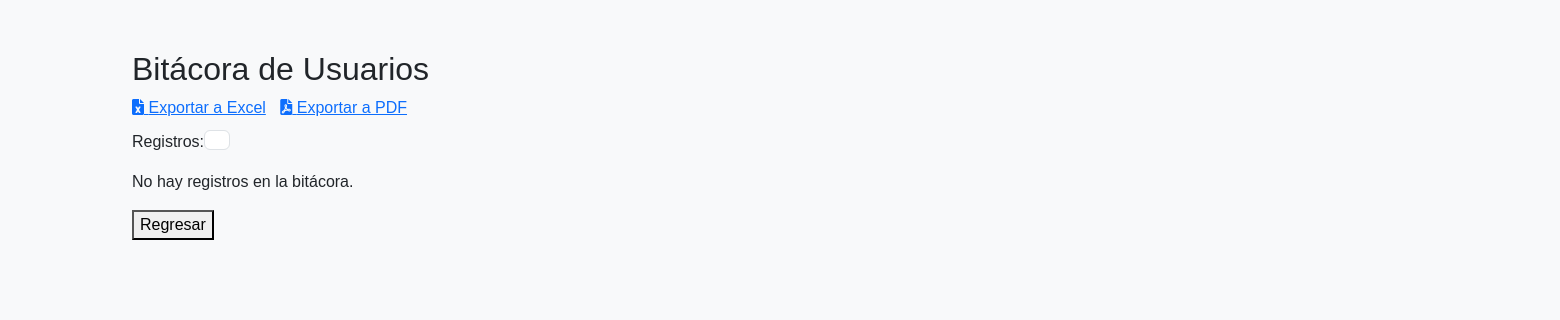
/bitacora.php (signed in), run on an earlier commit of the app's database.
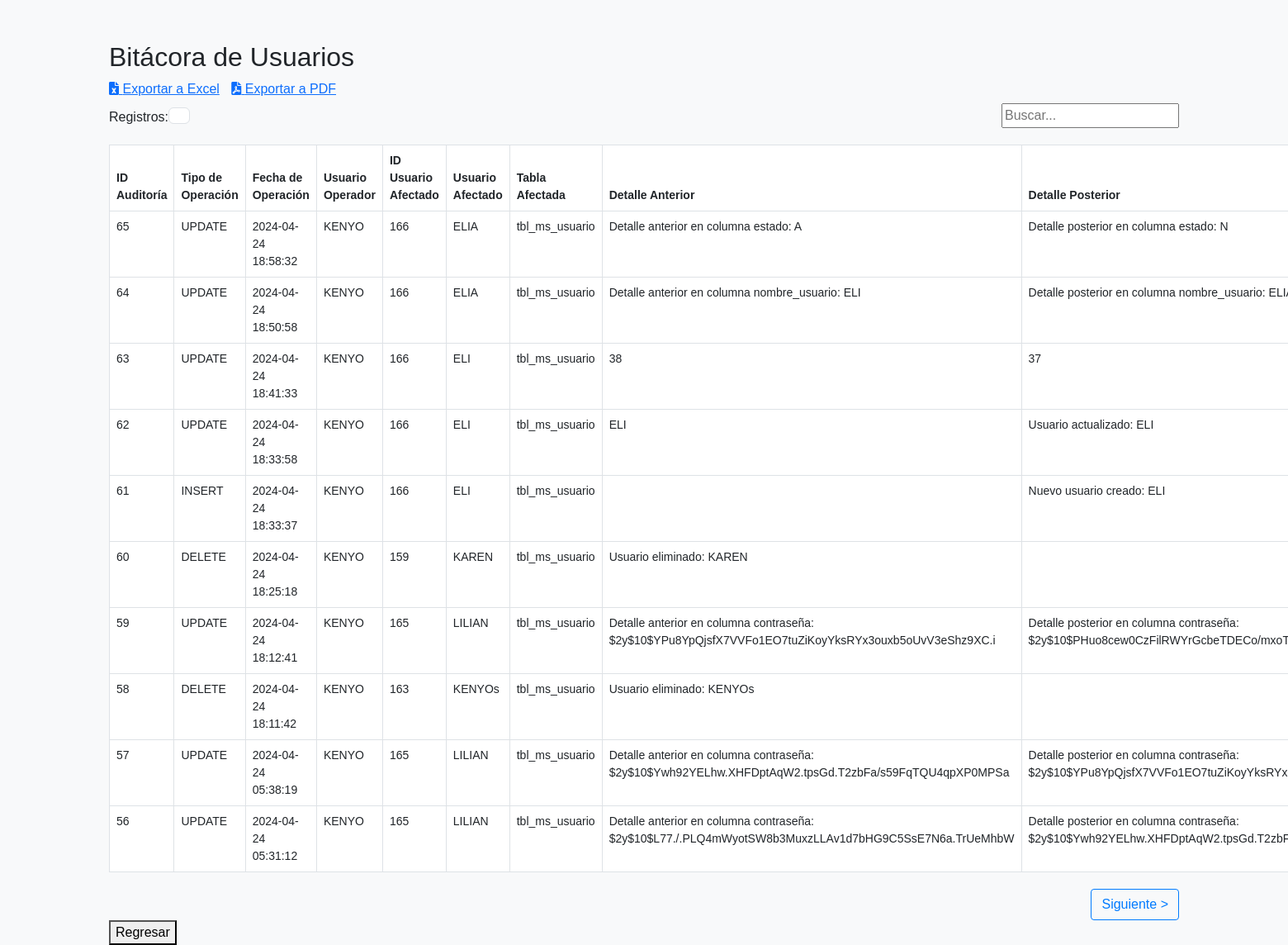
And on a later commit of the database.
### tables this page shows
CREATE TABLE `auditoria_tbl_ms_usuario` (
  `id_auditoria` int(11) NOT NULL AUTO_INCREMENT,
  `tipo_operacion` varchar(20) DEFAULT NULL,
  `fecha_operacion` timestamp NULL DEFAULT current_timestamp(),
  `id_usuario_operacion` int(11) DEFAULT NULL,
  `nombre_usuario_afectado` varchar(100) NOT NULL,
  `nombre_usuario_operacion` varchar(100) DEFAULT NULL,
  `tabla_afectada` varchar(100) NOT NULL,
  `id_usuario_afectado` int(11) DEFAULT NULL,
  `detalle_anterior` text DEFAULT NULL,
  `detalle_posterior` text DEFAULT NULL,
  PRIMARY KEY (`id_auditoria`)
);

### bitacora.php (the view, shortened to what this page needs)
<?php
require_once('conexion/conexion.php');
if(isset($_SESSION['nombre_usuario']) && !empty($_SESSION['nombre_usuario'])) {
    $nombre_usuario_php = $_SESSION['nombre_usuario'];
    $resultsPerPage = isset($_GET['resultsPerPage']) ? $_GET['resultsPerPage'] : 10;
    $page = isset($_GET['page']) ? $_GET['page'] : 1;
    $startIndex = ($page - 1) * $resultsPerPage;
    $sqlBitacora = "SELECT *, (SELECT nombre_usuario FROM tbl_ms_usuario WHERE id_usuario = auditoria_tbl_ms_usuario.id_usuario_operacion) AS nombre_usuario_operacion FROM auditoria_tbl_ms_usuario ORDER BY fecha_operacion DESC LIMIT $startIndex, $resultsPerPage";
    $resultBitacora = $conn->query($sqlBitacora);
    $sqlTotalRecords = "SELECT COUNT(*) as total FROM auditoria_tbl_ms_usuario";
    $resultTotalRecords = $conn->query($sqlTotalRecords);
    $rowTotalRecords = $resultTotalRecords->fetch_assoc();
    $totalRecords = $rowTotalRecords['total'];
    $totalPages = ceil($totalRecords / $resultsPerPage);
} else {
    header("Location: login.php");
    exit();
}
?>
<!DOCTYPE html>
<html lang="es">
<head>
    <link rel="stylesheet" href="https://cdn.jsdelivr.net/npm/bootstrap@5.3.0/dist/css/bootstrap.min.css">
    <link rel="stylesheet" href="https://cdnjs.cloudflare.com/ajax/libs/font-awesome/6.0.0-beta3/css/all.min.css">
</head>
<body>
<div class="container">
    <h2>Bitácora de Usuarios</h2>
    <div class="export-icons">
        <a href="export_excel.php"><i class="fas fa-file-excel"></i> Exportar a Excel</a>
        <a href="export_pdf.php"><i class="fas fa-file-pdf"></i> Exportar a PDF</a>
    </div>
    <div class="select-container">
        <label for="resultsPerPage">Registros:</label>
        <select class="form-control" id="resultsPerPage" name="resultsPerPage" onchange="changeResultsPerPage()">
            <option value="10" <?php if($resultsPerPage == 10) echo "selected"; ?>>10</option>
        </select>
    </div>
    <?php if ($resultBitacora->num_rows > 0): ?>
        <div class="search-container">
            <input type="text" id="searchInput" onkeyup="filterTable()" placeholder="Buscar...">
        </div>
        <table class="table table-bordered" id="userLogTable">
            <thead>
                <tr>
                    <th>ID Auditoría</th>
                    <th>Tipo de Operación</th>
                    <th>Fecha de Operación</th>
                    <th>Usuario Operador</th>
                    <th>ID Usuario Afectado</th>
                    <th>Usuario Afectado</th>
                    <th>Tabla Afectada</th>
                    <th>Detalle Anterior</th>
                    <th>Detalle Posterior</th>
                </tr>
            </thead>
            <tbody>
                <?php while ($row = $resultBitacora->fetch_assoc()): ?>
                    <tr>
                        <td><?php echo $row['id_auditoria']; ?></td>
                        <td><?php echo $row['tipo_operacion']; ?></td>
                        <td><?php echo $row['fecha_operacion']; ?></td>
                        <td><?php echo $nombre_usuario_php; ?></td>
                        <td><?php echo $row['id_usuario_afectado']; ?></td>
                        <td><?php echo $row['nombre_usuario_afectado']; ?></td>
                        <td><?php echo $row['tabla_afectada']; ?></td>
                        <td><?php echo $row['detalle_anterior']; ?></td>
                        <td><?php echo $row['detalle_posterior']; ?></td>
                    </tr>
                <?php endwhile; ?>
            </tbody>
        </table>
        <div class="pagination-container">
            <?php if ($page < $totalPages): ?>
                <a href="?page=<?php echo ($page + 1); ?>&resultsPerPage=<?php echo $resultsPerPage; ?>">Siguiente &gt;</a>
            <?php endif; ?>
        </div>
    <?php else: ?>
        <p>No hay registros en la bitácora.</p>
    <?php endif; ?>
    <button onclick="goBack()">Regresar</button>
</div>
</body>
</html>
</html>

### bitacora.php (style rules this page uses)
body { font-family: Arial, sans-serif; background-color: #f8f9fa; }
.container { margin-top: 50px; }
table { width: 100%; margin-top: 20px; font-size: 14px; }
th, td { padding: 8px; text-align: left; }
th { background-color: #f2f2f2; }
.export-icons { margin-bottom: 10px; }
.export-icons a { margin-right: 10px; }
.pagination-container, .search-container { display: flex; justify-content: flex-end; margin-top: 20px; }
.search-container { margin-bottom: 20px; margin-top: -45px; }
.pagination-container a { padding: 6px 12px; text-decoration: none; color: #007bff; border: 1px solid #007bff; border-radius: 4px; }
.select-container { margin-bottom: 20px; display: inline-flex; border-radius: 0; width: 90px; height: 20px; }

What changed in the data, as far as the page shows it:
added auditoria_tbl_ms_usuario: id_auditoria "65", tipo_operacion "UPDATE", fecha_operacion "2024-04-24 18:58:32", nombre_usuario_php "KENYO", id_usuario_afectado "166", nombre_usuario_afectado "ELIA", tabla_afectada "tbl_ms_usuario", detalle_anterior "Detalle anterior en columna estado: A", detalle_posterior "Detalle posterior en columna estado: N"
added auditoria_tbl_ms_usuario: id_auditoria "64", tipo_operacion "UPDATE", fecha_operacion "2024-04-24 18:50:58", nombre_usuario_php "KENYO", id_usuario_afectado "166", nombre_usuario_afectado "ELIA", tabla_afectada "tbl_ms_usuario", detalle_anterior "Detalle anterior en columna nombre_usuario: ELI", detalle_posterior "Detalle posterior en columna nombre_usuario:…"
added auditoria_tbl_ms_usuario: id_auditoria "63", tipo_operacion "UPDATE", fecha_operacion "2024-04-24 18:41:33", nombre_usuario_php "KENYO", id_usuario_afectado "166", nombre_usuario_afectado "ELI", tabla_afectada "tbl_ms_usuario", detalle_anterior "38", detalle_posterior "37"
added auditoria_tbl_ms_usuario: id_auditoria "62", tipo_operacion "UPDATE", fecha_operacion "2024-04-24 18:33:58", nombre_usuario_php "KENYO", id_usuario_afectado "166", nombre_usuario_afectado "ELI", tabla_afectada "tbl_ms_usuario", detalle_anterior "ELI", detalle_posterior "Usuario actualizado: ELI"
added auditoria_tbl_ms_usuario: id_auditoria "61", tipo_operacion "INSERT", fecha_operacion "2024-04-24 18:33:37", nombre_usuario_php "KENYO", id_usuario_afectado "166", nombre_usuario_afectado "ELI", tabla_afectada "tbl_ms_usuario", detalle_posterior "Nuevo usuario creado: ELI"
added auditoria_tbl_ms_usuario: id_auditoria "60", tipo_operacion "DELETE", fecha_operacion "2024-04-24 18:25:18", nombre_usuario_php "KENYO", id_usuario_afectado "159", nombre_usuario_afectado "KAREN", tabla_afectada "tbl_ms_usuario", detalle_anterior "Usuario eliminado: KAREN"
added auditoria_tbl_ms_usuario: id_auditoria "59", tipo_operacion "UPDATE", fecha_operacion "2024-04-24 18:12:41", nombre_usuario_php "KENYO", id_usuario_afectado "165", nombre_usuario_afectado "LILIAN", tabla_afectada "tbl_ms_usuario", detalle_anterior "Detalle anterior en columna contraseña: $2y$10$YPu8YpQjsfX7VVFo1EO7tuZiKoyYksRYx3ouxb5oUvV3eShz9XC.i", detalle_posterior "Detalle posterior en columna contraseña:…"
added auditoria_tbl_ms_usuario: id_auditoria "58", tipo_operacion "DELETE", fecha_operacion "2024-04-24 18:11:42", nombre_usuario_php "KENYO", id_usuario_afectado "163", nombre_usuario_afectado "KENYOs", tabla_afectada "tbl_ms_usuario", detalle_anterior "Usuario eliminado: KENYOs"
added auditoria_tbl_ms_usuario: id_auditoria "57", tipo_operacion "UPDATE", fecha_operacion "2024-04-24 05:38:19", nombre_usuario_php "KENYO", id_usuario_afectado "165", nombre_usuario_afectado "LILIAN", tabla_afectada "tbl_ms_usuario", detalle_anterior "Detalle anterior en columna contraseña: $2y$10$Ywh92YELhw.XHFDptAqW2.tpsGd.T2zbFa/s59FqTQU4qpXP0MPSa", detalle_posterior "Detalle posterior en columna contraseña:…"
added auditoria_tbl_ms_usuario: id_auditoria "56", tipo_operacion "UPDATE", fecha_operacion "2024-04-24 05:31:12", nombre_usuario_php "KENYO", id_usuario_afectado "165", nombre_usuario_afectado "LILIAN", tabla_afectada "tbl_ms_usuario", detalle_anterior "Detalle anterior en columna contraseña: $2y$10$L77./.PLQ4mWyotSW8b3MuxzLLAv1d7bHG9C5SsE7N6a.TrUeMhbW", detalle_posterior "Detalle posterior en columna contraseña:…"
Also different on the page:
text no longer shown: "No hay registros en la bitácora."
text now shown: "ID Auditoría Tipo de Operación Fecha de Operación Usuario Operador ID Usuario Afectado Usuario Afectado Tabla Afectada Detalle Anterior Detalle Posterior Siguiente >"
